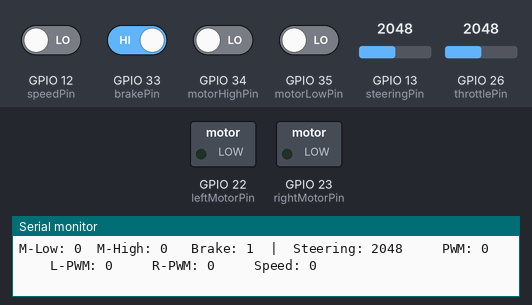
This sketch was run on a simulated ESP32. Shown: switched loads named in the sketch (green lamp = pin HIGH), the last lines printed to the serial monitor. The inputs (shaded band) are chosen by the test bench; at power-on: GPIO 33 (brakePin) HIGH, GPIO 12 (speedPin), GPIO 34 (motorHighPin), GPIO 35 (motorLowPin) LOW, GPIO 13 (steeringPin) = 2048, GPIO 26 (throttlePin) = 2048.

Above: at 1.2 s.
1.3 s: GPIO 33 (brakePin) driven LOW
At 1.9 s:
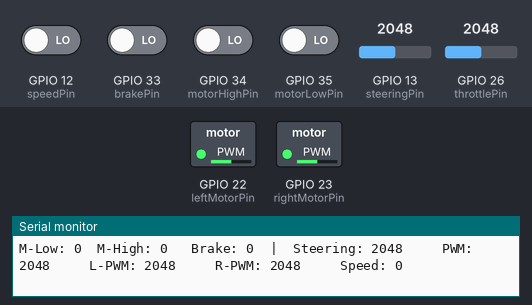
2.8 s: GPIO 13 (steeringPin) set to 3603
At 4.0 s:
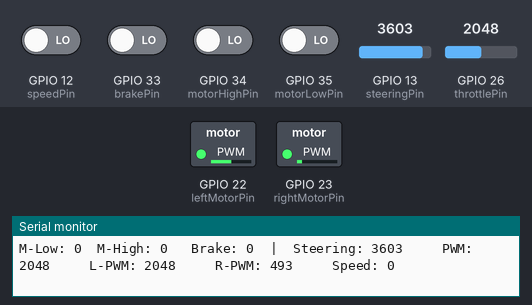
4.3 s: GPIO 26 (throttlePin) set to 2866
At 5.1 s:
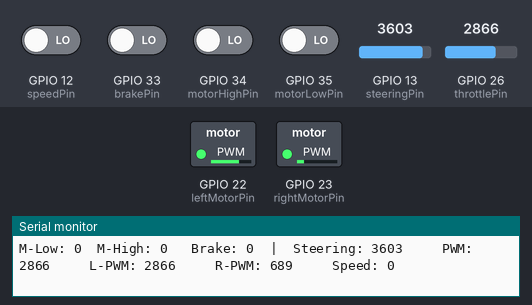
5.8 s: GPIO 34 (motorHighPin) driven HIGH
At 6.3 s:
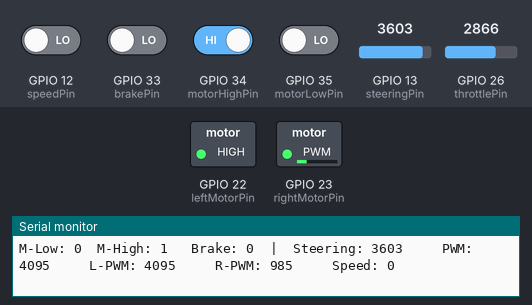
7.3 s: GPIO 13 (steeringPin) set to 4095
At 8.5 s:
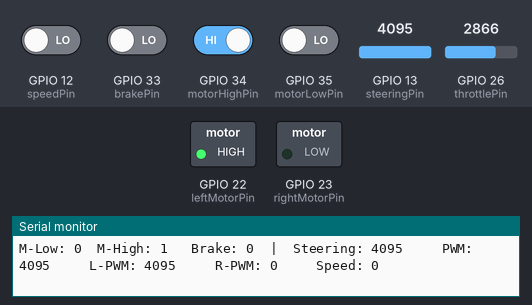
8.8 s: GPIO 13 (steeringPin) set to 2866
At 9.9 s:
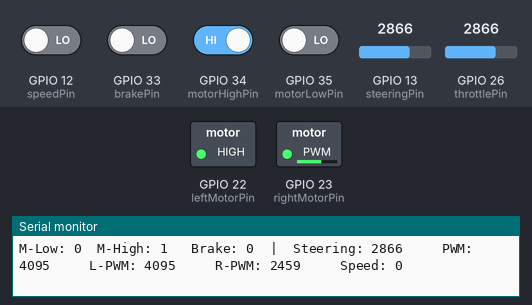
Timing chart, 0 to 11.3 s (numbered marks = the images above; inputs shaded):
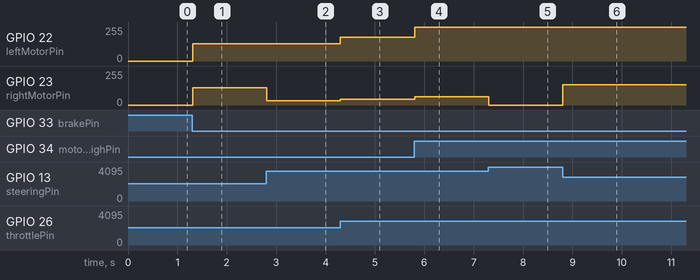

Measured:
- after the input at 1.3 s, GPIO 22 (leftMotorPin), GPIO 23 (rightMotorPin): 0/255 → 128/255 at once
- after the input at 2.8 s, GPIO 23 (rightMotorPin): 128/255 → 31/255 at once
- after the input at 4.3 s, GPIO 22 (leftMotorPin): 128/255 → 178/255 at once; GPIO 23 (rightMotorPin): 31/255 → 43/255 at once
- after the input at 5.8 s, GPIO 22 (leftMotorPin): 178/255 → 255/255 at once; GPIO 23 (rightMotorPin): 43/255 → 61/255 at once
- after the input at 7.3 s, GPIO 23 (rightMotorPin): 61/255 → 0/255 at once
- after the input at 8.8 s, GPIO 23 (rightMotorPin): 0/255 → 153/255 at once

The sketch:

pwm-output.ino
```cpp
#include <Arduino.h>

// esp32 pins
#define throttlePin 26
#define steeringPin 13
#define leftMotorPin 22
#define rightMotorPin 23
#define speedPin 12
#define brakePin 33
#define motorLowPin 35
#define motorHighPin 34

// motor range
int pwmMin = 0, pwmMax = 4095;

// pwm settings
int pwmFreq = 10000;
int pwmBitRes = 12;
int leftMotorChannel = 1;
int rightMotorChannel = 2;

volatile int microSpeed = 0;
volatile int prev_time = 0;

void setup() {
  Serial.begin(115200);

  pinMode(speedPin, INPUT);
  pinMode(throttlePin, INPUT);
  pinMode(brakePin, INPUT);
  pinMode(motorLowPin, INPUT);
  pinMode(motorHighPin, INPUT);
  pinMode(steeringPin, INPUT);

  pinMode(leftMotorPin, OUTPUT);
  pinMode(rightMotorPin, OUTPUT);

  // setup pwm
  // analogWrite does not exist for the ESP32, ledcX is the replacement
  ledcSetup(leftMotorChannel, pwmFreq, pwmBitRes);
  ledcAttachPin(leftMotorPin, leftMotorChannel);
  ledcSetup(rightMotorChannel, pwmFreq, pwmBitRes);
  ledcAttachPin(rightMotorPin, rightMotorChannel);

  attachInterrupt(speedPin, rising, RISING);
}

void loop() {
  int motorPWM;
  int motorHigh = digitalRead(motorHighPin);
  int motorLow = digitalRead(motorLowPin);
  int brake = digitalRead(brakePin);

  // set the duty cycle based on throttle position and sensors
  if (motorHigh == HIGH && motorLow == LOW && brake == LOW) {
    motorPWM = pwmMax;
  }
  if (brake == LOW && motorLow == LOW && motorHigh == LOW) {
    motorPWM = map(analogRead(throttlePin), 0, 4095, pwmMin, pwmMax);
  }

  // differential
  int steering = analogRead(steeringPin);
  int leftPWM;
  int rightPWM;

  if (steering < 2047) { // going left, rightPWM HIGH
    rightPWM = motorPWM;
    leftPWM = map(steering, 0, 2047, pwmMin, motorPWM);
  }
  else { // going right, leftPWM HIGH
    leftPWM = motorPWM;
    rightPWM = map(steering, 2048, 4095, motorPWM, pwmMin);
  }

  // no power to both motors if brake/m.low is pressed
  if (motorLow == HIGH || brake == HIGH || motorPWM <= pwmMin) {
    leftPWM = 0;
    rightPWM = 0;
  }

  // write pwm values to both motors
  ledcWrite(leftMotorChannel, leftPWM);
  ledcWrite(rightMotorChannel, rightPWM);

  Serial.print("M-Low: ");
  Serial.print(motorLow);
  Serial.print("  M-High: ");
  Serial.print(motorHigh);
  Serial.print("   Brake: ");
  Serial.print(brake);
  Serial.print("  |  Steering: ");
  Serial.print(steering);
  Serial.print("\t");
  Serial.print("   PWM: ");
  Serial.print(motorPWM);
  Serial.print("\t");
  Serial.print("   L-PWM: ");
  Serial.print(leftPWM);
  Serial.print("\t");
  Serial.print("   R-PWM: ");
  Serial.print(rightPWM);
  Serial.print("\t");
  Serial.print("   Speed: ");
  Serial.print(microSpeed);
  Serial.print("\n");
}

void rising() {
  attachInterrupt(speedPin, falling, RISING);
  prev_time = micros();
}

void falling() {
  attachInterrupt(speedPin, rising, RISING);
  microSpeed = (micros() - prev_time);
}
```
